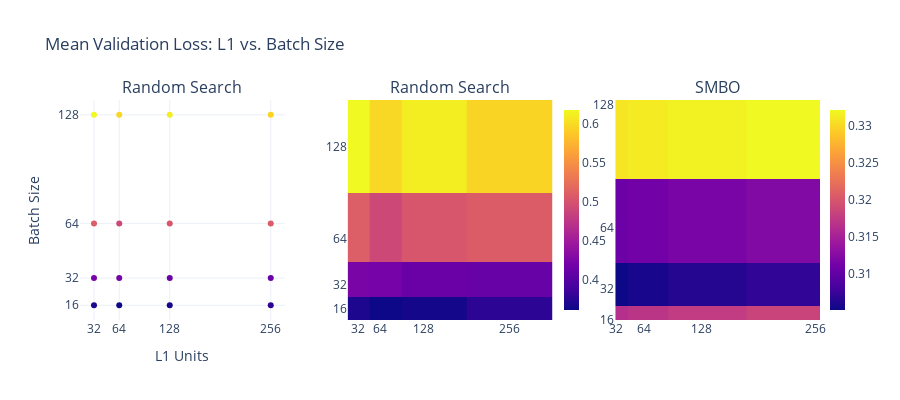

This figure's notebook cell:
### Markdown cell above
**⚖️Units in Layer 1 vs. Batch Size**
- \# of _Units in Layer 1_ does have very littel influence on performance

### Code cell
# min = np.array(df_flat_e2['mean_val_loss']).min()
# max = np.array(df_flat_e2['mean_val_loss']).max()

fig = make_subplots(rows=1, cols=3, subplot_titles=["Random Search", "Random Search", "SMBO"], horizontal_spacing=0.085)

plot = go.Scatter(
    x=df_flat_e2['config.l1'], 
    y=df_flat_e2['config.batch_size'], 
    marker_color=df_flat_e2['mean_val_loss'], 
    mode='markers')
fig.add_trace(plot, row=1, col=1)

plot = go.Heatmap(
    z=[df_flat_e2[df_flat_e2['config.batch_size']==x]['mean_val_loss'].tolist() for x in df_flat_e2['config.batch_size'].unique()],
    x=df_flat_e2['config.l1'].unique(),
    y=df_flat_e2['config.batch_size'].unique(),
    #zsmooth='best',
    coloraxis='coloraxis'
)
fig.add_trace(plot, row=1, col=2)

def getHPIndex(name):
    map = [(i, x[0]) for i, x in enumerate(spotTuner_e8.print_importance(print_screen=False))]
    return [x[0] for x in map if x[1] == name][0]

# lower and upper
i = getHPIndex('l1')
j = getHPIndex('batch_size')
x = np.linspace(spotTuner_e8.lower[i], spotTuner_e8.upper[i], num=50)
y = np.linspace(spotTuner_e8.lower[j], spotTuner_e8.upper[j], num=50)
X, Y = meshgrid(x, y)
# Predict based on the optimized results
z0 = np.mean(np.array([spotTuner_e8.lower, spotTuner_e8.upper]), axis=0)
zz = array([spotTuner_e8.surrogate.predict(array([spotTuner_e8.chg(x, y, z0, i, j)])) for x, y in zip(ravel(X), ravel(Y))])
zs = zz[:, 0]
Z = zs.reshape(X.shape)
min_z = np.min(Z)
max_z = np.max(Z)
plot = go.Heatmap(
    z=Z,
    x=[2**val for val in x],
    y=[2**val for val in y],
    #zsmooth='best',
    coloraxis='coloraxis2'
)
fig.add_trace(plot, row=1, col=3)

fig.update_xaxes(
    title = 'L1 Units',
    tickmode = 'array',
    tickvals = df_flat_e2['config.l1'].unique(),
    row=1, col=1
)
fig.update_yaxes(
    title = 'Batch Size',
    tickmode = 'array',
    tickvals = df_flat_e2['config.batch_size'].unique(),
    row=1, col=1
)
fig.update_xaxes(
    tickmode = 'array',
    tickvals = df_flat_e2['config.l1'].unique(),
    row=1, col=2
)
fig.update_yaxes(
    tickmode = 'array',
    tickvals = df_flat_e2['config.batch_size'].unique(),
    row=1, col=2
)

fig.update_xaxes(
    tickmode = 'array',
    tickvals = df_flat_e2['config.l1'].unique(),
    row=1, col=3
)
fig.update_yaxes(
    tickmode = 'array',
    tickvals = df_flat_e2['config.batch_size'].unique(),
    row=1, col=3
)

fig.update_layout(coloraxis=dict(colorbar_x=0.64, colorbar_thickness=15),
                  coloraxis2=dict(colorbar_x=1, colorbar_thickness=15))

fig.update_layout(title='Mean Validation Loss: L1 vs. Batch Size', showlegend=False, width=900, height=400)
fig.show()

### Figure 1 — Plotly figure (JSON) as saved in the notebook; plotly's stock layout.template omitted (floating-point values rounded to 4 significant figures; data arrays with more than 128 entries replaced by an {"elided": "..."} marker saying what was removed)
{"data": [{"marker": {"color": [0.3689, 0.4234, 0.5096, 0.6176, 0.3611, 0.4206, 0.4904, 0.5968, 0.3645, 0.4127, 0.5024, 0.6112, 0.3771, 0.4103, 0.5081, 0.5951]}, "mode": "markers", "type": "scatter", "x": [32, 32, 32, 32, 64, 64, 64, 64, 128, 128, 128, 128, 256, 256, 256, 256], "xaxis": "x", "y": [16, 32, 64, 128, 16, 32, 64, 128, 16, 32, 64, 128, 16, 32, 64, 128], "yaxis": "y"}, {"coloraxis": "coloraxis", "type": "heatmap", "x": [32, 64, 128, 256], "xaxis": "x2", "y": [16, 32, 64, 128], "yaxis": "y2", "z": [[0.3689, 0.3611, 0.3645, 0.3771], [0.4234, 0.4206, 0.4127, 0.4103], [0.5096, 0.4904, 0.5024, 0.5081], [0.6176, 0.5968, 0.6112, 0.5951]]}, {"coloraxis": "coloraxis2", "type": "heatmap", "x": [32, 33.39, 34.83, 36.34, 37.92, 39.56, 41.28, 43.07, 44.94, 46.88, 48.92, 51.04, 53.25, 55.56, 57.97, 60.48, 63.1, 65.84, 68.69, 71.67, 74.78, 78.02, 81.4, 84.93, 88.61, 92.45, 96.46, 100.6, 105.0, 109.6, 114.3, 119.3, 124.4, 129.8, 135.5, 141.3, 147.4, 153.8, 160.5, 167.5, 174.7, 182.3, 190.2, 198.5, 207.1, 216.0, 225.4, 235.2, 245.4, 256], "xaxis": "x3", "y": [16, 16.69, 17.42, 18.17, 18.96, 19.78, 20.64, 21.53, 22.47, 23.44, 24.46, 25.52, 26.62, 27.78, 28.98, 30.24, 31.55, 32.92, 34.35, 35.83, 37.39, 39.01, 40.7, 42.46, 44.3, 46.23, 48.23, 50.32, 52.5, 54.78, 57.15, 59.63, 62.21, 64.91, 67.73, 70.66, 73.72, 76.92, 80.26, 83.73, 87.36, 91.15, 95.1, 99.23, 103.5, 108.0, 112.7, 117.6, 122.7, 128], "yaxis": "y3", "z": {"elided": "50x50 float values"}}], "layout": {"annotations": [{"font": {"size": 16}, "showarrow": false, "text": "Random Search", "x": 0.1383, "xanchor": "center", "xref": "paper", "y": 1, "yanchor": "bottom", "yref": "paper"}, {"font": {"size": 16}, "showarrow": false, "text": "Random Search", "x": 0.5, "xanchor": "center", "xref": "paper", "y": 1, "yanchor": "bottom", "yref": "paper"}, {"font": {"size": 16}, "showarrow": false, "text": "SMBO", "x": 0.8617, "xanchor": "center", "xref": "paper", "y": 1, "yanchor": "bottom", "yref": "paper"}], "coloraxis": {"colorbar": {"thickness": 15, "x": 0.64}}, "coloraxis2": {"colorbar": {"thickness": 15, "x": 1}}, "height": 400, "showlegend": false, "title": {"text": "Mean Validation Loss: L1 vs. Batch Size"}, "width": 900, "xaxis": {"anchor": "y", "domain": [0, 0.2767], "tickmode": "array", "tickvals": [32, 64, 128, 256], "title": {"text": "L1 Units"}}, "xaxis2": {"anchor": "y2", "domain": [0.3617, 0.6383], "tickmode": "array", "tickvals": [32, 64, 128, 256]}, "xaxis3": {"anchor": "y3", "domain": [0.7233, 1], "tickmode": "array", "tickvals": [32, 64, 128, 256]}, "yaxis": {"anchor": "x", "domain": [0, 1], "tickmode": "array", "tickvals": [16, 32, 64, 128], "title": {"text": "Batch Size"}}, "yaxis2": {"anchor": "x2", "domain": [0, 1], "tickmode": "array", "tickvals": [16, 32, 64, 128]}, "yaxis3": {"anchor": "x3", "domain": [0, 1], "tickmode": "array", "tickvals": [16, 32, 64, 128]}}}
